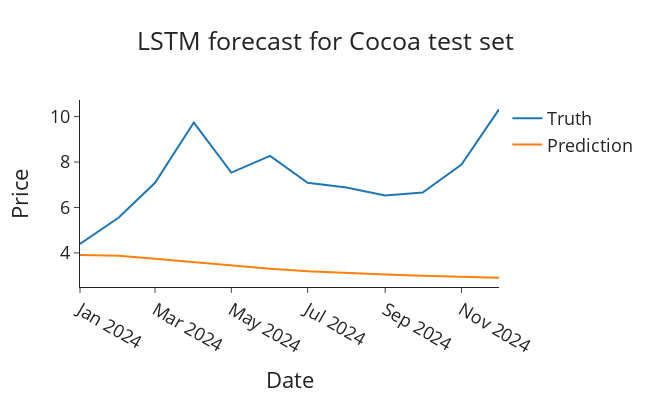

This figure's notebook cell:
### Code cell
plot_forecasts(
    pd.DataFrame({
        'date': test_dates, 
        "Cocoa Price": test["Cocoa Price"].values
    }), 
    true_predictions, 
    "Cocoa Price", 
    "LSTM forecast for Cocoa test set"
)
